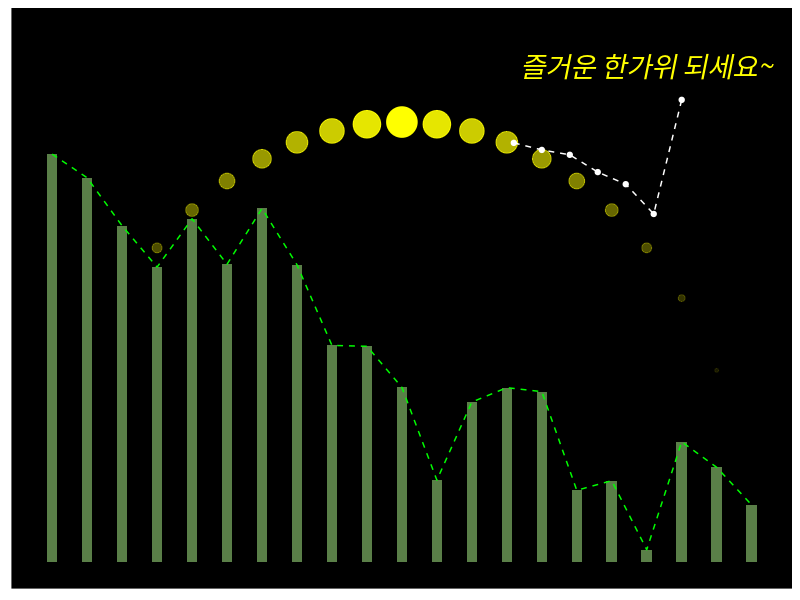

Reproduce this figure in R.
library(dplyr)
library(data.table)
library(ggplot2)

r <- 10
x <- -r:r

moons <- 
  data.frame(
    x = x, 
    y = 1.2*sqrt(r^2 - x^2))

stars <- 
  data.frame(
    x = x*0.8, 
    y = ifelse(x < 4, -1, max(x) + 0.1*x + rnorm(length(x))))

mountains <- 
  data.frame(
    x = x, 
    y = rev(abs(cos(x) - 0.5*(1:length(x)))) + rnorm(length(x)))
  
ggplot(NULL) +
  
  # draw moons
  geom_point(aes(moons$x, moons$y), alpha=1-abs(x)/max(x), size=10-abs(x), colour='yellow') +
  
  # draw stars
  geom_point(aes(stars$x, stars$y), colour='white') +
  geom_line(aes(stars$x, stars$y), colour='white', linetype='dashed') +
  
  # draw mountains
  geom_bar(aes(mountains$x, mountains$y), stat='identity', fill='#5a7f48', width=0.3) +
  geom_line(aes(mountains$x, mountains$y), colour='green', linetype='dashed') +
  
  # write the message
  geom_text(aes(x=7, y=13.5), label='즐거운 한가위 되세요~', colour='yellow', fontface='italic', size=7) +
  
  # background settings
  theme(
    legend.position = 'none',
    panel.background = element_rect(fill='black'),
    panel.grid = element_blank(),
    axis.text = element_blank(),
    axis.title = element_blank(),
    axis.ticks = element_blank(),
    title = element_text(size=20, face='bold')) +
  scale_y_continuous(limits=c(0, max(moons$y)*1.2))
